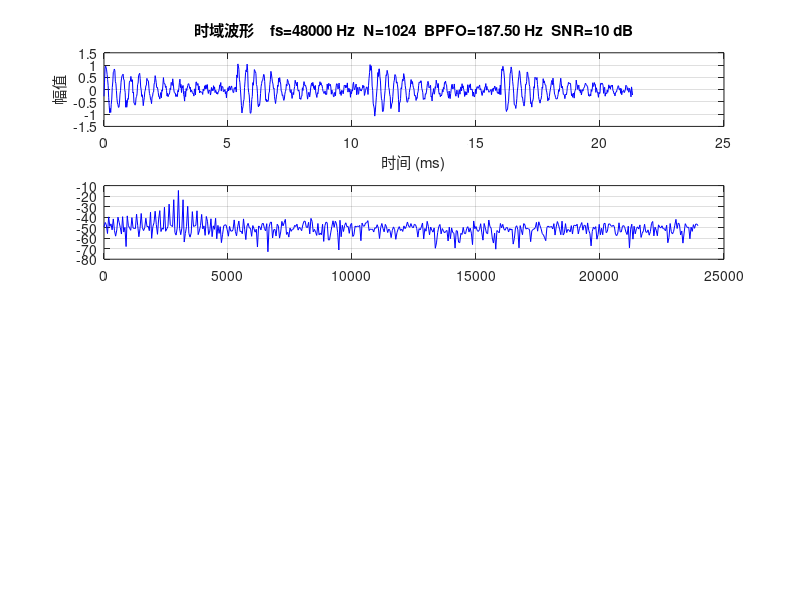

Source code (MATLAB): (Note: this script raises an error after producing the figure.)
%% bearing_synth_frame.m
%  A4.1-1  合成一帧轴承外圈故障信号，看频谱与包络谱
%  2026-09-19
%
%  目的：造一个"答案已知"的信号，作为 CPU1 上 C 实现的金标准。
%  本脚本刻意不用 hilbert()/pwelch() 之类的黑盒，每一步都手写展开，
%  因为 C 那边要照抄同一套运算，用黑盒就对不上。

clear; clc; close all;

%% ---------------- 参数 ----------------
fs      = 48000;             % 采样率 Hz        （方案定死）
N       = 1024;              % 帧长             （方案定死）
df      = fs / N;            % 频率分辨率 Hz
T_frame = N / fs;            % 一帧时长 s

f_bpfo  = 4  * df;           % 外圈故障特征频率 Hz（故意落在 bin 中心）
f_res   = 64 * df;           % 系统共振频率 Hz
beta    = 500;               % 冲击衰减系数 1/s
snr_db  = 10;                % 信噪比 dB
seed    = 1;                 % 随机种子，固定 => 可复现

fprintf('===== 参数 =====\n');
fprintf('  fs = %d Hz, N = %d  ->  df = %.4f Hz,  一帧 %.3f ms\n', ...
        fs, N, df, T_frame*1000);

n = (0:N-1).';               % 样点序号
t = n / fs;                  % 时间轴 s

%% ---------------- 1. 冲击序列 ----------------
% 单个冲击 = 指数衰减的正弦（结构共振被激起后的自由响应）
%     h(tau) = exp(-beta*tau) .* sin(2*pi*f_res*tau),   tau >= 0
% 冲击序列 = 每 1/f_bpfo 秒来一发
T_imp = 1 / f_bpfo;
m_max = floor(t(end) / T_imp);

x_clean = zeros(N,1);
for m = 0:m_max
    tm  = m * T_imp;
    idx = t >= tm;
    tau = t(idx) - tm;
    x_clean(idx) = x_clean(idx) + exp(-beta*tau) .* sin(2*pi*f_res*tau);
end
fprintf('  一帧内冲击个数 = %d （BPFO = %.2f Hz, 冲击周期 %.3f ms）\n', ...
        m_max+1, f_bpfo, T_imp*1000);

%% ---------------- 2. 加噪声 ----------------
p_sig   = mean(x_clean.^2);
p_noise = p_sig / 10^(snr_db/10);
rng(seed);
x = x_clean + sqrt(p_noise) * randn(N,1);

%% ---------------- 3. 原始信号频谱 ----------------
X   = fft(x);
f   = (0:N-1).' * df;
pos = 1:N/2;                 % 只取 0 ~ fs/2

%% ---------------- 4. 包络（手写解析信号）----------------
% 解析信号 xa = x + j*Hilbert(x)，在频域构造：
%   H[0]          = 1    （直流不动）
%   H[1 .. N/2-1] = 2    （正频率乘 2）
%   H[N/2]        = 1    （Nyquist 不动）
%   H[N/2+1..N-1] = 0    （负频率砍掉）
% 然后 xa = ifft(fft(x) .* H)，包络 = |xa|
H         = zeros(N,1);
H(1)      = 1;
H(2:N/2)  = 2;
H(N/2+1)  = 1;

xa     = ifft(fft(x) .* H);
env    = abs(xa);            % 包络
env_ac = env - mean(env);    % 去直流，只看起伏

%% ---------------- 5. 包络谱 ----------------
E = fft(env_ac);             % 频率轴与原始谱相同（同一 fs、同一 N）

%% ---------------- 6. 画图 ----------------
figure('Name','A4.1-1 轴承外圈故障合成信号','Position',[100 40 900 820]);

subplot(4,1,1);
plot(t*1000, x, 'b'); grid on;
xlabel('时间 (ms)'); ylabel('幅值');
title(sprintf('时域波形    fs=%d Hz  N=%d  BPFO=%.2f Hz  SNR=%d dB', ...
              fs, N, f_bpfo, snr_db));

subplot(4,1,2);
plot(f(pos), 20*log10(abs(X(pos))/N + eps), 'b'); grid on; hold on;
xline(f_res, 'r--', sprintf('f_{res}=%.0f Hz', f_res));
xlabel('频率 (Hz)'); ylabel('|X| (dB)');
title('原始信号频谱  —— 峰在共振频率上，不在 BPFO 上');

subplot(4,1,3);
plot(t*1000, env, 'r'); grid on; hold on;
yline(mean(env), 'k--');
xlabel('时间 (ms)'); ylabel('幅值');
title('包络  —— 一串衰减鼓包，鼓包间隔 = 1/BPFO');

subplot(4,1,4);
plot(f(pos), abs(E(pos))/N, 'r'); grid on; hold on;
hold on;
for k = 1:5
    xline(k*f_bpfo, 'k:');
end
xlim([0 10*f_bpfo]);
xlabel('频率 (Hz)'); ylabel('|E|');
title('包络谱  —— 峰在 k\cdotBPFO 上（虚线 = k\cdotBPFO）');

%% ---------------- 7. 打印关键量 ----------------
fprintf('\n===== 关键 bin =====\n');
fprintf('  BPFO  = %8.4f Hz  ->  bin %d\n', f_bpfo, round(f_bpfo/df));
fprintf('  f_res = %8.4f Hz  ->  bin %d\n', f_res,  round(f_res/df));

fprintf('\n===== 原始频谱在 f_res 附近 =====\n');
kb = round(f_res/df);
for k = kb-2:kb+2
    fprintf('  bin %4d  %8.2f Hz  %.6f\n', k, k*df, abs(X(k+1))/N);
end

fprintf('\n===== 包络谱前 12 个 bin =====\n');
step = round(f_bpfo/df);
for k = 0:11
    mark = '';
    if k > 0 && mod(k, step) == 0
        mark = '   <== k*BPFO';
    end
    fprintf('  bin %2d  %8.2f Hz  %.6f%s\n', k, k*df, abs(E(k+1))/N, mark);
end

fprintf('\n===== 包络谱在 k*BPFO 上的幅值 =====\n');
for k = 1:8
    idx = k*step + 1;
    if idx <= N/2
        fprintf('  k=%d  %8.2f Hz  %.6f\n', k, k*f_bpfo, abs(E(idx))/N);
    end
end

%% ---------------- 8. 存图 ----------------
out_png = fullfile(fileparts(mfilename('fullpath')), ...
                   'bearing_synth_frame_result.png');
saveas(gcf, out_png);
fprintf('\n图已存：%s\n', out_png);
fprintf('\n完成。请把上面这些数字贴回来。\n');
